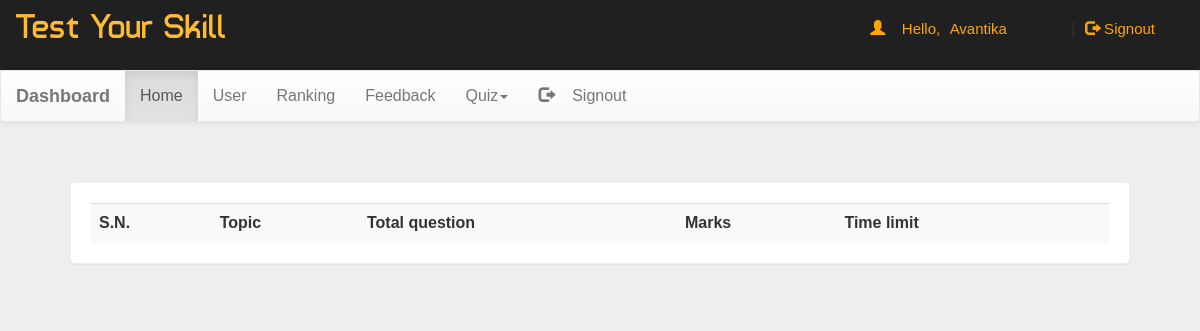
Before: /dash.php (signed in) with the older database file.
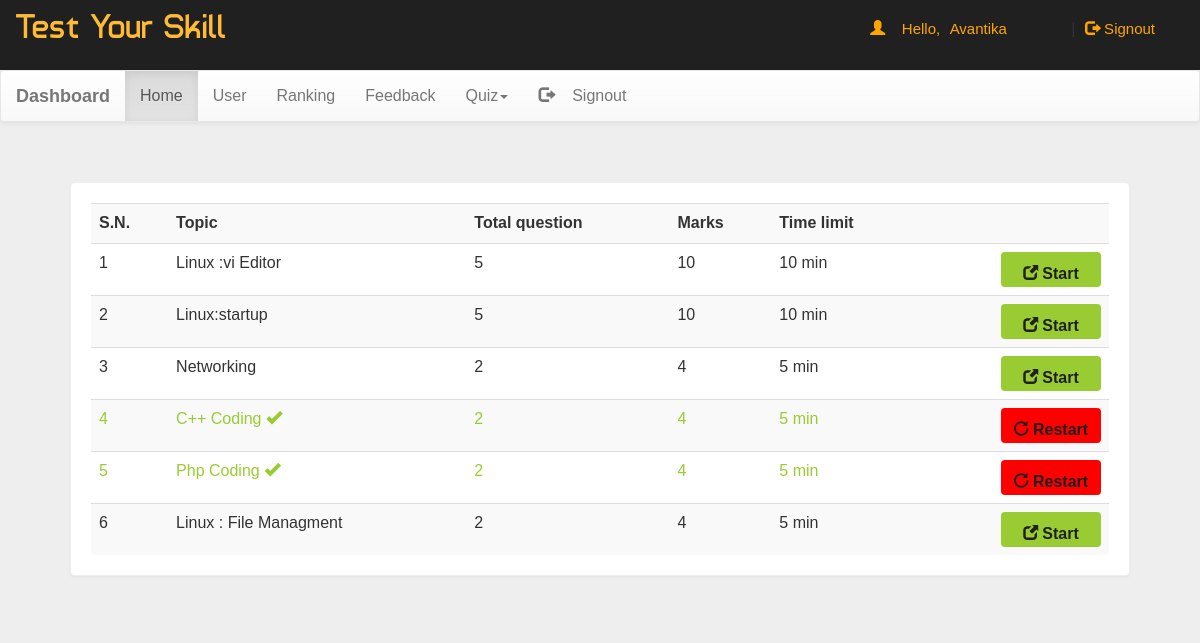
After: the same page with the newer database file.
### tables this page shows
CREATE TABLE `quiz` (
  `eid` text NOT NULL,
  `title` varchar(100) NOT NULL,
  `sahi` int(11) NOT NULL,
  `wrong` int(11) NOT NULL,
  `total` int(11) NOT NULL,
  `time` bigint(20) NOT NULL,
  `intro` text NOT NULL,
  `tag` varchar(100) NOT NULL,
  `date` timestamp NOT NULL DEFAULT CURRENT_TIMESTAMP ON UPDATE CURRENT_TIMESTAMP
);

### dash.php (the view, shortened to what this page needs)
<!DOCTYPE html PUBLIC "-//W3C//DTD XHTML 1.0 Transitional//EN" "http://www.w3.org/TR/xhtml1/DTD/xhtml1-transitional.dtd">
<html xmlns="http://www.w3.org/1999/xhtml">
<head>
<link  rel="stylesheet" href="css/bootstrap.min.css"/>
 <link  rel="stylesheet" href="css/bootstrap-theme.min.css"/>
 <link rel="stylesheet" href="css/main.css">
 <link  rel="stylesheet" href="css/font.css">
</head>
<body  style="background:#eee;">
<div class="header">
<div class="row">
<div class="col-lg-6">
<span class="logo">Test Your Skill</span></div>
<?php
 include_once 'dbConnection.php';
$email=$_SESSION['email'];
  if(!(isset($_SESSION['email']))){
header("location:index.php");
}
else
{
$name = $_SESSION['name'];;
echo '<span class="pull-right top title1" ><span class="log1"><span class="glyphicon glyphicon-user" aria-hidden="true"></span>&nbsp;&nbsp;&nbsp;&nbsp;Hello,</span> <a href="account.php" class="log log1">'.$name.'</a>&nbsp;|&nbsp;<a href="logout.php?q=account.php" class="log"><span class="glyphicon glyphicon-log-out" aria-hidden="true"></span>&nbsp;Signout</button></a></span>';
}?>
</div></div>
<nav class="navbar navbar-default title1">
  <div class="container-fluid">
    <div class="navbar-header">
      <a class="navbar-brand" href="dash.php?q=0"><b>Dashboard</b></a>
    </div>
    <div class="collapse navbar-collapse" id="bs-example-navbar-collapse-1">
      <ul class="nav navbar-nav">
        <li <?php if(@$_GET['q']==0) echo'class="active"'; ?>><a href="dash.php?q=0">Home<span class="sr-only">(current)</span></a></li>
        <li <?php if(@$_GET['q']==1) echo'class="active"'; ?>><a href="dash.php?q=1">User</a></li>
		<li <?php if(@$_GET['q']==2) echo'class="active"'; ?>><a href="dash.php?q=2">Ranking</a></li>
		<li <?php if(@$_GET['q']==3) echo'class="active"'; ?>><a href="dash.php?q=3">Feedback</a></li>
        <li class="dropdown <?php if(@$_GET['q']==4 || @$_GET['q']==5) echo'active"'; ?>">
          <a href="#" class="dropdown-toggle" data-toggle="dropdown" role="button" aria-haspopup="true" aria-expanded="false">Quiz<span class="caret"></span></a>
        </li><li class="pull-right"> <a href="logout.php?q=account.php"><span class="glyphicon glyphicon-log-out" aria-hidden="true"></span>&nbsp;&nbsp;&nbsp;&nbsp;Signout</a></li>
      </ul>
          </div>
  </div>
</nav>
<div class="container">
<div class="row">
<div class="col-md-12">
<?php if(@$_GET['q']==0) {
$result = mysqli_query($con,"SELECT * FROM quiz ORDER BY date DESC") or die('Error');
echo  '<div class="panel"><div class="table-responsive"><table class="table table-striped title1">
<tr><td><b>S.N.</b></td><td><b>Topic</b></td><td><b>Total question</b></td><td><b>Marks</b></td><td><b>Time limit</b></td><td></td></tr>';
$c=1;
while($row = mysqli_fetch_array($result)) {
	$title = $row['title'];
	$total = $row['total'];
	$sahi = $row['sahi'];
    $time = $row['time'];
	$eid = $row['eid'];
$q12=mysqli_query($con,"SELECT score FROM history WHERE eid='$eid' AND email='$email'" )or die('Error98');
$rowcount=mysqli_num_rows($q12);
if($rowcount == 0){
	echo '<tr><td>'.$c++.'</td><td>'.$title.'</td><td>'.$total.'</td><td>'.$sahi*$total.'</td><td>'.$time.'&nbsp;min</td>
	<td><b><a href="account.php?q=quiz&step=2&eid='.$eid.'&n=1&t='.$total.'" class="pull-right btn sub1" style="margin:0px;background:#99cc32"><span class="glyphicon glyphicon-new-window" aria-hidden="true"></span>&nbsp;<span class="title1"><b>Start</b></span></a></b></td></tr>';
}
else
{
echo '<tr style="color:#99cc32"><td>'.$c++.'</td><td>'.$title.'&nbsp;<span title="This quiz is already solve by you" class="glyphicon glyphicon-ok" aria-hidden="true"></span></td><td>'.$total.'</td><td>'.$sahi*$total.'</td><td>'.$time.'&nbsp;min</td>
	<td><b><a href="update.php?q=quizre&step=25&eid='.$eid.'&n=1&t='.$total.'" class="pull-right btn sub1" style="margin:0px;background:red"><span class="glyphicon glyphicon-repeat" aria-hidden="true"></span>&nbsp;<span class="title1"><b>Restart</b></span></a></b></td></tr>';
}
}
echo '</table></div></div>';
}
?>
</div>
</div></div>
</body>
</html>

Changed rows visible on the page:
added quiz: title "Linux :vi Editor", total "5", $sahi*$total "10", time "10"
added quiz: title "Linux:startup", total "5", $sahi*$total "10", time "10"
added quiz: title "Networking", total "2", $sahi*$total "4", time "5"
added quiz: title "C++ Coding", total "2", $sahi*$total "4", time "5"
added quiz: title "Php Coding", total "2", $sahi*$total "4", time "5"
added quiz: title "Linux : File Managment", total "2", $sahi*$total "4", time "5"
